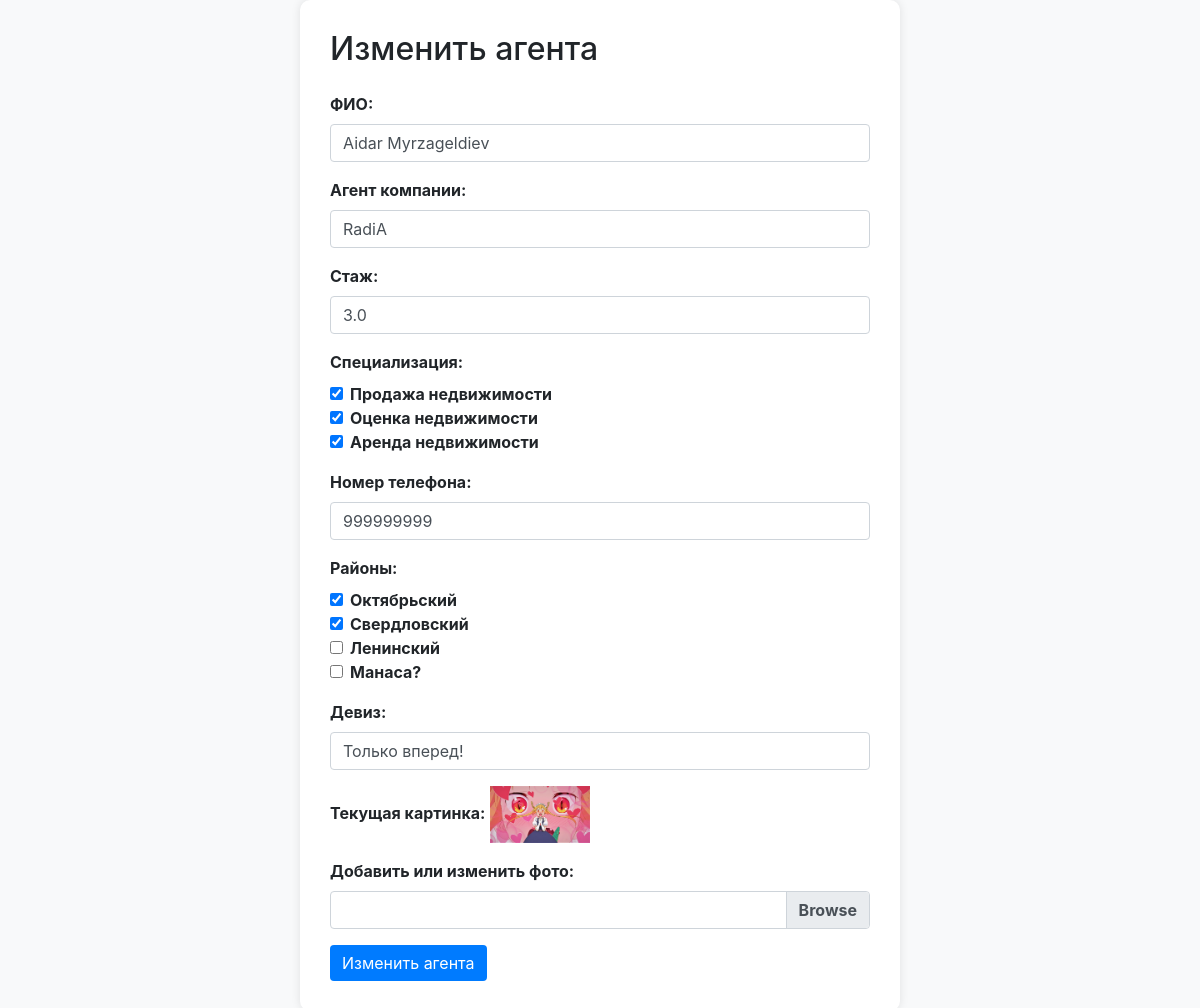
The app's page /private/agent/change/1 (signed in) with its own data.
### users/models.py (models this page shows, shortened)
class Agent(models.Model):
    full_name = models.CharField(max_length=120)
    phone = models.CharField(max_length=15)
    agency_name = models.CharField(max_length=50, null=True, blank=True)
    experience = models.FloatField(blank=True, default=0)
    rating = models.FloatField(default=0)
    image = models.ImageField(upload_to=get_agent_image_path, null=True, blank=True)
    slogan = models.CharField(max_length=300, default='Нет девиза', blank=True)
    specialization = models.ManyToManyField(to=Specialization, blank=True)
    district = models.ManyToManyField(to='objects.District', blank=True)

class Specialization(models.Model):
    specialization_name = models.CharField(max_length=50)

### objects/models.py (models this page shows, shortened)
class District(models.Model):
    district_name = models.CharField(max_length=30)

### adminus/views.py (the view)
# urls.py: path('agent/change/<int:pk>', login_required(views.AdminChangeAgent.as_view()), name='change_agent'),
class AdminChangeAgent(UpdateView):
    model = Agent
    template_name = 'adminus/update_agent.html'
    form_class = AgentForm
    success_url = reverse_lazy('adminus:agents')

### adminus/templates/adminus/update_agent.html (shortened to what this page needs)
<!DOCTYPE html>
<html lang="en">
<head>
    <link rel="stylesheet" href="https://stackpath.bootstrapcdn.com/bootstrap/4.5.2/css/bootstrap.min.css">
</head>
<body>
    <div class="container">
        <h2 class="mb-4">Изменить агента</h2>
        <form method="post" action="{% url 'adminus:change_agent' agent.id %}" enctype="multipart/form-data">
            <div class="form-group">
                <label for="{{ form.full_name.id_for_label }}">ФИО:</label>
                {{ form.full_name }}
            </div>
            <div class="form-group">
                <label for="{{ form.agency_name.id_for_label }}">Агент компании:</label>
                {{ form.agency_name }}
            </div>
            <div class="form-group">
                <label for="{{ form.experience.id_for_label }}">Стаж:</label>
                {{ form.experience }}
            </div>
            <div class="form-group">
                <label>Специализация:</label>
                {% for specialization in form.specialization.field.queryset %}
                    <div class="form-check">
                        <input class="form-check-input" type="checkbox" id="id_specialization_{{ specialization.id }}" name="specialization" value="{{ specialization.id }}"
                            {% if specialization in form.instance.specialization.all %}checked{% endif %}>
                        <label class="form-check-label" for="id_specialization_{{ specialization.id }}">{{ specialization.specialization_name }}</label>
                    </div>
                {% endfor %}
            </div>
            <div class="form-group">
                <label for="{{ form.phone.id_for_label }}">Номер телефона:</label>
                {{ form.phone }}
            </div>
            <div class="form-group">
                    <label>Районы:</label>
                    {% for district in form.districts.field.queryset %}
                        <div class="form-check">
                            <input class="form-check-input" type="checkbox" id="id_specialization_{{ district.id }}" name="specialization" value="{{ district.id }}"
                                {% if district in form.instance.district.all %}checked{% endif %}>
                            <label class="form-check-label" for="id_specialization_{{ district.id }}">{{ district.district_name }}</label>
                        </div>
                    {% endfor %}
                </div>
            <div class="form-group">
                <label for="{{ form.slogan.id_for_label }}">Девиз:</label>
                {{ form.slogan }}
            </div>
            <div class="form-group">
                <label for="photo">Текущая картинка:</label>
                <img src="{{ agent.image.url }}" alt="{{ agent.full_name }}" width="100">
            </div>
            <div class="form-group">
                <label for="{{ form.image.id_for_label }}">Добавить или изменить фото:</label>
                <div class="custom-file">
                    <label class="custom-file-label" for="{{ form.image.id_for_label }}" data-content="Файл не выбран"></label>
                </div>
            </div>
            <button type="submit" class="btn btn-submit">Изменить агента</button>
        </form>
    </div>
</body>
</html>

### adminus/templates/adminus/update_agent.html (style rules this page uses)
body { background-color: #f8f9fa; }
.container { max-width: 600px; margin: 0 auto; padding: 30px; background-color: #ffffff; border-radius: 10px; box-shadow: 0px 0px 10px rgba(0, 0, 0, 0.1); }
.form-group label { font-weight: bold; }
.custom-file-label::after { content: "Выберите файл"; }
.btn-submit { background-color: #007bff; color: #ffffff; border: none; }

### records on screen
Agent: full_name "Aidar Myrzageldiev", agency_name "RadiA", experience "3.0", phone "999999999", slogan "Только вперед!", image (picture)
Specialization: specialization "☑", specialization_name "Продажа недвижимости"
Specialization: specialization "☑", specialization_name "Оценка недвижимости"
Specialization: specialization "☑", specialization_name "Аренда недвижимости"
District: specialization "☑", district_name "Октябрьский"
District: specialization "☑", district_name "Свердловский"
District: district_name "Ленинский"
District: district_name "Манаса?"
